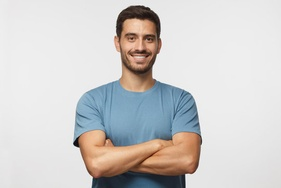
#> input picture Thai_tuan_TH3/Anh.jpg, 281 x 188 px, shrunk from 540 x 360 before the run, found by its file name
$ python Cau01.py
#> lines starting #> are read from the running program, lines starting #| are printed output that depends on the picture
import matplotlib.pyplot as plt
import cv2
from Anh import Anh

img = cv2.imread(Anh)
#> img is the input picture: shape (188, 281, 3); mean B, G, R 204, 205.1, 207.1
gray_img = cv2.cvtColor(img, cv2.COLOR_BGR2GRAY)
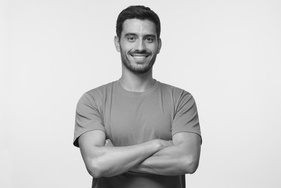
#> gray_img: shape (188, 281); min 0, max 250, mean 205.6

plt.figure(figsize=(10, 5))

plt.subplot(1, 2, 1)
plt.imshow(cv2.cvtColor(img, cv2.COLOR_BGR2RGB))
plt.title('Image')
plt.axis('off')

plt.subplot(1, 2, 2)
plt.imshow(gray_img, cmap='gray')
plt.title('Gray Image')
plt.axis('off')
plt.show()
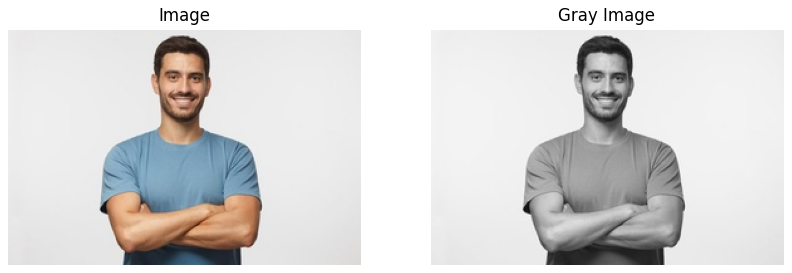
#> figure drawn by matplotlib, 2 panels
